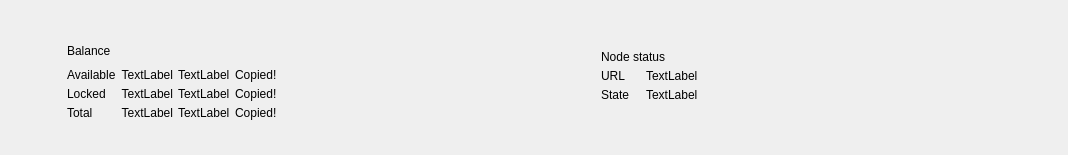
<?xml version="1.0" encoding="UTF-8"?>
<ui version="4.0">
 <class>OverviewHeaderFrame</class>
 <widget class="QFrame" name="OverviewHeaderFrame">
  <property name="geometry">
   <rect>
    <x>0</x>
    <y>0</y>
    <width>1068</width>
    <height>155</height>
   </rect>
  </property>
  <property name="windowTitle">
   <string>Frame</string>
  </property>
  <property name="frameShape">
   <enum>QFrame::NoFrame</enum>
  </property>
  <property name="frameShadow">
   <enum>QFrame::Raised</enum>
  </property>
  <layout class="QHBoxLayout" name="horizontalLayout">
   <property name="spacing">
    <number>0</number>
   </property>
   <property name="sizeConstraint">
    <enum>QLayout::SetDefaultConstraint</enum>
   </property>
   <property name="leftMargin">
    <number>0</number>
   </property>
   <property name="topMargin">
    <number>0</number>
   </property>
   <property name="rightMargin">
    <number>0</number>
   </property>
   <property name="bottomMargin">
    <number>0</number>
   </property>
   <item>
    <widget class="QFrame" name="m_overviewBalanceFrame">
     <property name="frameShape">
      <enum>QFrame::NoFrame</enum>
     </property>
     <property name="frameShadow">
      <enum>QFrame::Raised</enum>
     </property>
     <layout class="QGridLayout" name="gridLayout">
      <property name="leftMargin">
       <number>30</number>
      </property>
      <property name="topMargin">
       <number>25</number>
      </property>
      <property name="bottomMargin">
       <number>15</number>
      </property>
      <property name="spacing">
       <number>5</number>
      </property>
      <item row="1" column="2" colspan="5">
       <widget class="WalletGui::WalletHeaderLabel" name="label">
        <property name="text">
         <string>Balance</string>
        </property>
        <property name="indent">
         <number>0</number>
        </property>
       </widget>
      </item>
      <item row="4" column="4" alignment="Qt::AlignLeft">
       <widget class="WalletGui::WalletNormalGrayTextLabel" name="m_overviewLockedBalanceTickerLabel">
        <property name="text">
         <string>TextLabel</string>
        </property>
        <property name="indent">
         <number>0</number>
        </property>
       </widget>
      </item>
      <item row="3" column="2">
       <widget class="WalletGui::WalletSmallGrayTextLabel" name="m_overviewAvailableBalanceTextLabel">
        <property name="text">
         <string>Available</string>
        </property>
        <property name="indent">
         <number>0</number>
        </property>
       </widget>
      </item>
      <item row="4" column="2">
       <widget class="WalletGui::WalletSmallGrayTextLabel" name="m_overviewLockedBalanceTextLabel">
        <property name="text">
         <string>Locked</string>
        </property>
        <property name="indent">
         <number>0</number>
        </property>
       </widget>
      </item>
      <item row="5" column="4">
       <widget class="WalletGui::WalletNormalGreenBoldTextLabel" name="m_overviewTotalBalanceTickerLabel">
        <property name="text">
         <string>TextLabel</string>
        </property>
        <property name="indent">
         <number>0</number>
        </property>
       </widget>
      </item>
      <item row="3" column="3">
       <widget class="WalletGui::WalletNormalGrayTextLabel" name="m_overviewAvailableBalanceLabel">
        <property name="cursor">
         <cursorShape>PointingHandCursor</cursorShape>
        </property>
        <property name="toolTip">
         <string>Click to copy</string>
        </property>
        <property name="text">
         <string>TextLabel</string>
        </property>
        <property name="alignment">
         <set>Qt::AlignRight|Qt::AlignTrailing|Qt::AlignVCenter</set>
        </property>
       </widget>
      </item>
      <item row="1" column="0" rowspan="5">
       <widget class="QLabel" name="m_overviewBalanceIconLabel">
        <property name="text">
         <string/>
        </property>
        <property name="pixmap">
         <pixmap resource="../../resources.qrc">:/icons/actual_balance</pixmap>
        </property>
       </widget>
      </item>
      <item row="4" column="3">
       <widget class="WalletGui::WalletNormalGrayTextLabel" name="m_overviewLockedBalanceLabel">
        <property name="cursor">
         <cursorShape>PointingHandCursor</cursorShape>
        </property>
        <property name="toolTip">
         <string>Click to copy</string>
        </property>
        <property name="text">
         <string>TextLabel</string>
        </property>
        <property name="alignment">
         <set>Qt::AlignRight|Qt::AlignTrailing|Qt::AlignVCenter</set>
        </property>
       </widget>
      </item>
      <item row="5" column="3">
       <widget class="WalletGui::WalletNormalGreenBoldTextLabel" name="m_overviewTotalBalanceLabel">
        <property name="cursor">
         <cursorShape>PointingHandCursor</cursorShape>
        </property>
        <property name="toolTip">
         <string>Click to copy</string>
        </property>
        <property name="text">
         <string>TextLabel</string>
        </property>
        <property name="alignment">
         <set>Qt::AlignRight|Qt::AlignTrailing|Qt::AlignVCenter</set>
        </property>
       </widget>
      </item>
      <item row="6" column="0" colspan="7">
       <spacer name="verticalSpacer">
        <property name="orientation">
         <enum>Qt::Vertical</enum>
        </property>
        <property name="sizeHint" stdset="0">
         <size>
          <width>20</width>
          <height>40</height>
         </size>
        </property>
       </spacer>
      </item>
      <item row="3" column="4">
       <widget class="WalletGui::WalletNormalGrayTextLabel" name="m_overviewAvailableBalanceTickerLabel">
        <property name="text">
         <string>TextLabel</string>
        </property>
        <property name="indent">
         <number>0</number>
        </property>
       </widget>
      </item>
      <item row="3" column="6" rowspan="3">
       <spacer name="horizontalSpacer">
        <property name="orientation">
         <enum>Qt::Horizontal</enum>
        </property>
        <property name="sizeHint" stdset="0">
         <size>
          <width>40</width>
          <height>20</height>
         </size>
        </property>
       </spacer>
      </item>
      <item row="0" column="0" colspan="7">
       <spacer name="verticalSpacer_2">
        <property name="orientation">
         <enum>Qt::Vertical</enum>
        </property>
        <property name="sizeHint" stdset="0">
         <size>
          <width>20</width>
          <height>40</height>
         </size>
        </property>
       </spacer>
      </item>
      <item row="1" column="1" rowspan="5">
       <spacer name="horizontalSpacer_4">
        <property name="orientation">
         <enum>Qt::Horizontal</enum>
        </property>
        <property name="sizeType">
         <enum>QSizePolicy::Fixed</enum>
        </property>
        <property name="sizeHint" stdset="0">
         <size>
          <width>20</width>
          <height>20</height>
         </size>
        </property>
       </spacer>
      </item>
      <item row="5" column="2">
       <widget class="WalletGui::WalletSmallGreenBoldTextLabel" name="m_overviewTotalBalanceTextLabel">
        <property name="text">
         <string>Total</string>
        </property>
        <property name="indent">
         <number>0</number>
        </property>
       </widget>
      </item>
      <item row="3" column="5">
       <widget class="WalletGui::CopyMagicLabel" name="m_availableBalanceCopyLabel">
        <property name="text">
         <string>Copied!</string>
        </property>
        <property name="indent">
         <number>0</number>
        </property>
       </widget>
      </item>
      <item row="4" column="5">
       <widget class="WalletGui::CopyMagicLabel" name="m_lockedBalanceCopyLabel">
        <property name="text">
         <string>Copied!</string>
        </property>
        <property name="indent">
         <number>0</number>
        </property>
       </widget>
      </item>
      <item row="5" column="5">
       <widget class="WalletGui::CopyMagicLabel" name="m_totalBalanceCopyLabel">
        <property name="text">
         <string>Copied!</string>
        </property>
        <property name="indent">
         <number>0</number>
        </property>
       </widget>
      </item>
      <item row="2" column="2" colspan="4">
       <spacer name="verticalSpacer_8">
        <property name="orientation">
         <enum>Qt::Vertical</enum>
        </property>
        <property name="sizeType">
         <enum>QSizePolicy::Fixed</enum>
        </property>
        <property name="sizeHint" stdset="0">
         <size>
          <width>20</width>
          <height>0</height>
         </size>
        </property>
       </spacer>
      </item>
     </layout>
    </widget>
   </item>
   <item>
    <widget class="QFrame" name="m_overviewNodeFrame">
     <property name="frameShape">
      <enum>QFrame::NoFrame</enum>
     </property>
     <property name="frameShadow">
      <enum>QFrame::Raised</enum>
     </property>
     <layout class="QGridLayout" name="gridLayout_3" columnstretch="0,0,0,0,0,0">
      <property name="leftMargin">
       <number>30</number>
      </property>
      <property name="topMargin">
       <number>25</number>
      </property>
      <property name="spacing">
       <number>5</number>
      </property>
      <item row="3" column="2">
       <widget class="WalletGui::WalletSmallBlackTextLabel" name="m_overviewNodeTextLabel">
        <property name="minimumSize">
         <size>
          <width>40</width>
          <height>0</height>
         </size>
        </property>
        <property name="baseSize">
         <size>
          <width>0</width>
          <height>0</height>
         </size>
        </property>
        <property name="text">
         <string>URL</string>
        </property>
        <property name="indent">
         <number>0</number>
        </property>
       </widget>
      </item>
      <item row="3" column="3">
       <widget class="WalletGui::WalletNormalBlackTextLabel" name="m_overviewMasternode">
        <property name="text">
         <string>TextLabel</string>
        </property>
        <property name="indent">
         <number>0</number>
        </property>
        <property name="textInteractionFlags">
         <set>Qt::LinksAccessibleByMouse|Qt::TextSelectableByMouse</set>
        </property>
       </widget>
      </item>
      <item row="4" column="2">
       <widget class="WalletGui::WalletSmallBlackTextLabel" name="m_overviewNodeStateTextLabel">
        <property name="minimumSize">
         <size>
          <width>40</width>
          <height>0</height>
         </size>
        </property>
        <property name="text">
         <string>State</string>
        </property>
        <property name="indent">
         <number>0</number>
        </property>
       </widget>
      </item>
      <item row="3" column="2" colspan="3">
       <spacer name="verticalSpacer_9">
        <property name="orientation">
         <enum>Qt::Vertical</enum>
        </property>
        <property name="sizeType">
         <enum>QSizePolicy::Fixed</enum>
        </property>
        <property name="sizeHint" stdset="0">
         <size>
          <width>20</width>
          <height>0</height>
         </size>
        </property>
       </spacer>
      </item>
      <item row="4" column="3">
       <widget class="WalletGui::WalletNormalBlackTextLabel" name="m_overviewConnectionState">
        <property name="text">
         <string>TextLabel</string>
        </property>
        <property name="indent">
         <number>0</number>
        </property>
       </widget>
      </item>
      <item row="1" column="1" rowspan="5">
       <spacer name="horizontalSpacer_6">
        <property name="orientation">
         <enum>Qt::Horizontal</enum>
        </property>
        <property name="sizeType">
         <enum>QSizePolicy::Fixed</enum>
        </property>
        <property name="sizeHint" stdset="0">
         <size>
          <width>20</width>
          <height>20</height>
         </size>
        </property>
       </spacer>
      </item>
      <item row="5" column="2">
       <widget class="WalletGui::WalletSmallBlackTextLabel" name="m_overviewNodeVersionTextLabel">
        <property name="text">
         <string/>
        </property>
        <property name="indent">
         <number>0</number>
        </property>
       </widget>
      </item>
      <item row="5" column="3">
       <widget class="WalletGui::WalletSmallBlackTextLabel" name="m_overviewNodeVersionLabel">
        <property name="text">
         <string/>
        </property>
        <property name="indent">
         <number>0</number>
        </property>
        <property name="textInteractionFlags">
         <set>Qt::LinksAccessibleByMouse|Qt::TextSelectableByMouse</set>
        </property>
       </widget>
      </item>
      <item row="3" column="5" rowspan="3">
       <spacer name="horizontalSpacer_3">
        <property name="orientation">
         <enum>Qt::Horizontal</enum>
        </property>
        <property name="sizeHint" stdset="0">
         <size>
          <width>40</width>
          <height>20</height>
         </size>
        </property>
       </spacer>
      </item>
      <item row="1" column="2" colspan="4">
       <widget class="WalletGui::WalletHeaderLabel" name="label_9">
        <property name="text">
         <string>Node status</string>
        </property>
        <property name="indent">
         <number>0</number>
        </property>
       </widget>
      </item>
      <item row="1" column="0" rowspan="5">
       <widget class="QLabel" name="m_overviewNodeIconLabel">
        <property name="text">
         <string/>
        </property>
        <property name="pixmap">
         <pixmap resource="../../resources.qrc">:/icons/node</pixmap>
        </property>
       </widget>
      </item>
      <item row="6" column="0" colspan="6">
       <spacer name="verticalSpacer_6">
        <property name="orientation">
         <enum>Qt::Vertical</enum>
        </property>
        <property name="sizeHint" stdset="0">
         <size>
          <width>20</width>
          <height>40</height>
         </size>
        </property>
       </spacer>
      </item>
      <item row="0" column="0" colspan="6">
       <spacer name="verticalSpacer_5">
        <property name="orientation">
         <enum>Qt::Vertical</enum>
        </property>
        <property name="sizeHint" stdset="0">
         <size>
          <width>20</width>
          <height>40</height>
         </size>
        </property>
       </spacer>
      </item>
     </layout>
    </widget>
   </item>
  </layout>
 </widget>
 <customwidgets>
  <customwidget>
   <class>WalletGui::WalletSmallGrayTextLabel</class>
   <extends>QLabel</extends>
   <header>Gui/Common/WalletTextLabel.h</header>
  </customwidget>
  <customwidget>
   <class>WalletGui::CopyMagicLabel</class>
   <extends>QLabel</extends>
   <header>Gui/Common/CopyMagicLabel.h</header>
  </customwidget>
  <customwidget>
   <class>WalletGui::WalletHeaderLabel</class>
   <extends>QLabel</extends>
   <header>Gui/Common/WalletTextLabel.h</header>
  </customwidget>
  <customwidget>
   <class>WalletGui::WalletNormalGrayTextLabel</class>
   <extends>QLabel</extends>
   <header>Gui/Common/WalletTextLabel.h</header>
  </customwidget>
  <customwidget>
   <class>WalletGui::WalletNormalBlackTextLabel</class>
   <extends>QLabel</extends>
   <header>Gui/Common/WalletTextLabel.h</header>
  </customwidget>
  <customwidget>
   <class>WalletGui::WalletSmallGreenBoldTextLabel</class>
   <extends>QLabel</extends>
   <header>Gui/Common/WalletTextLabel.h</header>
  </customwidget>
  <customwidget>
   <class>WalletGui::WalletNormalGreenBoldTextLabel</class>
   <extends>QLabel</extends>
   <header>Gui/Common/WalletTextLabel.h</header>
  </customwidget>
  <customwidget>
   <class>WalletGui::WalletSmallBlackTextLabel</class>
   <extends>QLabel</extends>
   <header>Gui/Common/WalletTextLabel.h</header>
  </customwidget>
 </customwidgets>
 <resources>
  <include location="../../resources.qrc"/>
 </resources>
 <connections/>
 <slots>
  <slot>poolTransactionClicked(QModelIndex)</slot>
  <slot>startMiningClicked(bool)</slot>
 </slots>
</ui>
